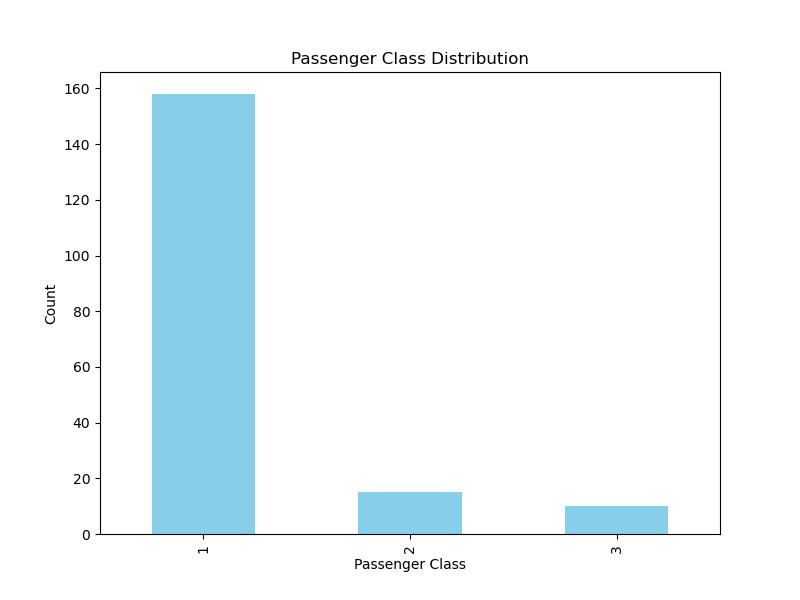

Recreate this plot in Python.
import pandas as pd
import matplotlib.pyplot as plt

def create_visualization():
    data = pd.read_csv("/home/doc-bd-a1/res_dpre.csv")

    plt.figure(figsize=(8, 6))
    data['Pclass'].value_counts().plot(kind='bar', color='skyblue')
    plt.title("Passenger Class Distribution")
    plt.xlabel("Passenger Class")
    plt.ylabel("Count")

    plt.savefig("/home/doc-bd-a1/vis.png")
    print("Visualization saved as vis.png.")

if __name__ == "__main__":
    create_visualization()
